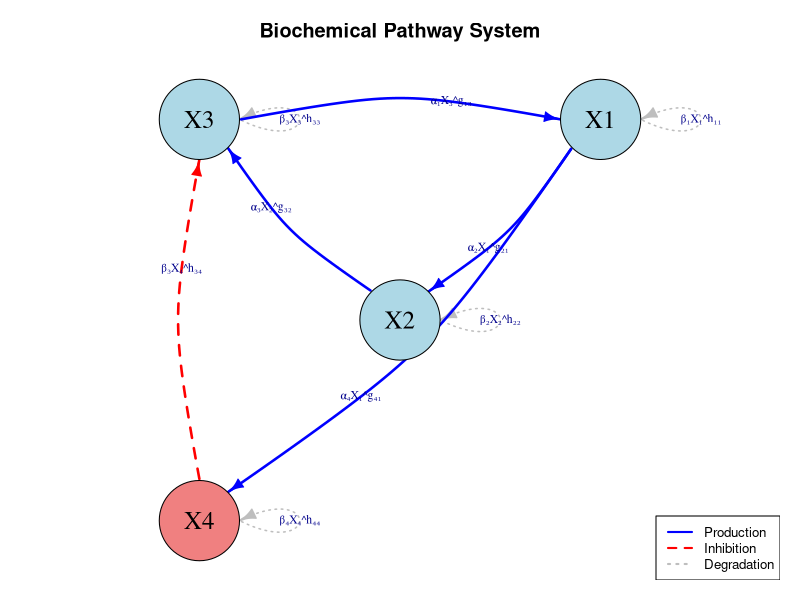
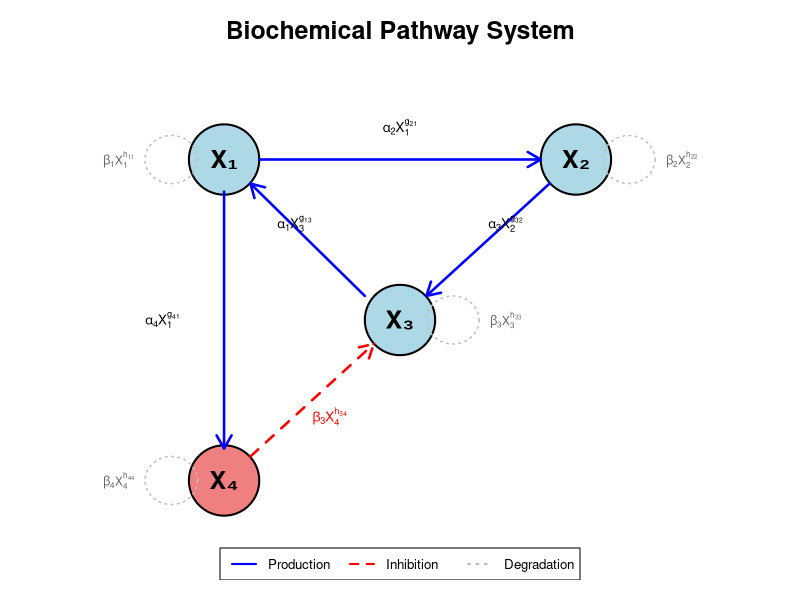
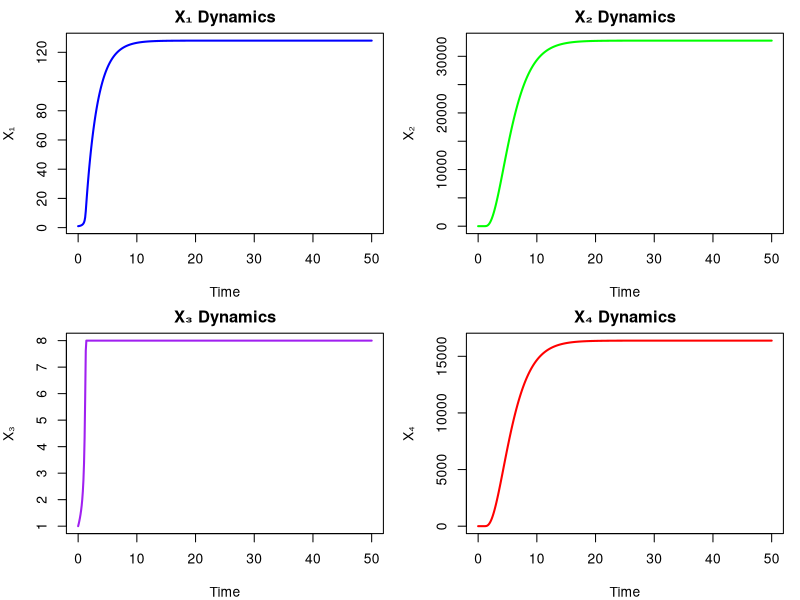

The R source for these figures, in order:
# Biochemical Pathway Diagram in R
# System of differential equations pathway visualization

# Install required packages if needed
# install.packages("DiagrammeR")
# install.packages("igraph")

library(DiagrammeR)

# Method 1: Using DiagrammeR with Graphviz DOT notation
pathway_diagram <- grViz("
digraph pathway {
  
  # Graph attributes
  graph [layout = neato, 
         overlap = false, 
         fontsize = 16,
         label = 'Biochemical Pathway System',
         labelloc = 't']
  
  # Node definitions
  node [shape = circle, 
        style = filled, 
        fillcolor = lightblue, 
        fontsize = 18,
        width = 1.2,
        fixedsize = true]
  
  X1 [pos = '2,4!', label = 'X₁']
  X2 [pos = '6,4!', label = 'X₂']
  X3 [pos = '4,2!', label = 'X₃']
  X4 [pos = '2,0!', label = 'X₄', fillcolor = lightcoral]
  
  # Production edges (solid blue arrows)
  edge [color = blue, 
        penwidth = 2.5,
        arrowsize = 1.2]
  
  X3 -> X1 [label = <<i>α</i><sub>1</sub>X<sub>3</sub><sup>g<sub>13</sub></sup>>]
  X1 -> X2 [label = <<i>α</i><sub>2</sub>X<sub>1</sub><sup>g<sub>21</sub></sup>>]
  X2 -> X3 [label = <<i>α</i><sub>3</sub>X<sub>2</sub><sup>g<sub>32</sub></sup>>]
  X1 -> X4 [label = <<i>α</i><sub>4</sub>X<sub>1</sub><sup>g<sub>41</sub></sup>>]
  
  # Inhibition edge (dashed red)
  edge [color = red, 
        style = dashed, 
        arrowhead = tee,
        penwidth = 2.5]
  
  X4 -> X3 [label = <<i>β</i><sub>3</sub>X<sub>4</sub><sup>h<sub>34</sub></sup>>]
  
  # Self-degradation loops (gray dotted)
  edge [color = gray, 
        style = dotted, 
        penwidth = 2,
        dir = both,
        arrowtail = none,
        arrowhead = none]
  
  X1 -> X1 [label = <<i>β</i><sub>1</sub>X<sub>1</sub><sup>h<sub>11</sub></sup>>]
  X2 -> X2 [label = <<i>β</i><sub>2</sub>X<sub>2</sub><sup>h<sub>22</sub></sup>>]
  X3 -> X3 [label = <<i>β</i><sub>3</sub>X<sub>3</sub><sup>h<sub>33</sub></sup>>]
  X4 -> X4 [label = <<i>β</i><sub>4</sub>X<sub>4</sub><sup>h<sub>44</sub></sup>>]
}
")

# Display the diagram
pathway_diagram

# Save as PDF
# pathway_diagram %>% export_svg() %>% charToRaw() %>% rsvg::rsvg_pdf("pathway_diagram.pdf")


# ============================================================================
# Method 2: Using igraph for network visualization
# ============================================================================

library(igraph)

# Create edge list
edges <- data.frame(
  from = c("X3", "X1", "X2", "X1", "X4", "X1", "X2", "X3", "X4"),
  to = c("X1", "X2", "X3", "X4", "X3", "X1", "X2", "X3", "X4"),
  type = c("production", "production", "production", "production", 
           "inhibition", "degradation", "degradation", "degradation", "degradation"),
  label = c("α₁X₃^g₁₃", "α₂X₁^g₂₁", "α₃X₂^g₃₂", "α₄X₁^g₄₁",
            "β₃X₄^h₃₄", "β₁X₁^h₁₁", "β₂X₂^h₂₂", "β₃X₃^h₃₃", "β₄X₄^h₄₄")
)

# Create graph
g <- graph_from_data_frame(edges, directed = TRUE)

# Set visual attributes
V(g)$color <- c("lightblue", "lightblue", "lightblue", "lightcoral")
V(g)$size <- 40
V(g)$label.cex <- 1.5
V(g)$label.color <- "black"

# Edge colors based on type
E(g)$color <- ifelse(edges$type == "production", "blue",
                     ifelse(edges$type == "inhibition", "red", "gray"))
E(g)$width <- ifelse(edges$type == "degradation", 1.5, 2.5)
E(g)$lty <- ifelse(edges$type == "inhibition", 2,
                   ifelse(edges$type == "degradation", 3, 1))

# Set layout
layout_coords <- matrix(c(
  2, 4,   # X1
  6, 4,   # X2
  4, 2,   # X3
  2, 0    # X4
), ncol = 2, byrow = TRUE)

# Plot
par(mar = c(1, 1, 3, 1))
plot(g, 
     layout = layout_coords,
     edge.arrow.size = 0.8,
     edge.curved = 0.2,
     edge.label = edges$label,
     edge.label.cex = 0.7,
     main = "Biochemical Pathway System")

# Add legend
legend("bottomright", 
       legend = c("Production", "Inhibition", "Degradation"),
       col = c("blue", "red", "gray"),
       lty = c(1, 2, 3),
       lwd = 2,
       cex = 0.8)


# ============================================================================
# Method 3: Simple base R plotting with arrows
# ============================================================================

plot_pathway_base <- function() {
  # Set up plot
  par(mar = c(1, 1, 3, 1))
  plot(NULL, xlim = c(0, 8), ylim = c(-1, 5), 
       xlab = "", ylab = "", axes = FALSE,
       main = "Biochemical Pathway System", cex.main = 1.5)
  
  # Node positions
  nodes <- data.frame(
    name = c("X₁", "X₂", "X₃", "X₄"),
    x = c(2, 6, 4, 2),
    y = c(4, 4, 2, 0),
    color = c("lightblue", "lightblue", "lightblue", "lightcoral")
  )
  
  # Draw nodes
  for(i in 1:nrow(nodes)) {
    symbols(nodes$x[i], nodes$y[i], circles = 0.4, 
            inches = FALSE, add = TRUE, 
            bg = nodes$color[i], fg = "black", lwd = 2)
    text(nodes$x[i], nodes$y[i], nodes$name[i], cex = 1.5, font = 2)
  }
  
  # Draw arrows
  # X3 -> X1
  arrows(3.6, 2.3, 2.3, 3.7, col = "blue", lwd = 2.5, length = 0.15)
  text(2.8, 3.2, expression(alpha[1]*X[3]^g[13]), cex = 0.8)
  
  # X1 -> X2
  arrows(2.4, 4, 5.6, 4, col = "blue", lwd = 2.5, length = 0.15)
  text(4, 4.4, expression(alpha[2]*X[1]^g[21]), cex = 0.8)
  
  # X2 -> X3
  arrows(5.7, 3.7, 4.3, 2.3, col = "blue", lwd = 2.5, length = 0.15)
  text(5.2, 3.2, expression(alpha[3]*X[2]^g[32]), cex = 0.8)
  
  # X1 -> X4
  arrows(2, 3.6, 2, 0.4, col = "blue", lwd = 2.5, length = 0.15)
  text(1.3, 2, expression(alpha[4]*X[1]^g[41]), cex = 0.8)
  
  # X4 inhibits X3 (dashed red)
  arrows(2.3, 0.3, 3.7, 1.7, col = "red", lwd = 2.5, 
         length = 0.15, lty = 2)
  text(3.2, 0.8, expression(beta[3]*X[4]^h[34]), cex = 0.8, col = "red")
  
  # Self-degradation loops (shown as circular arrows)
  # X1
  draw.circle(1.4, 4, 0.3, nv = 30, border = "gray", lty = 3, lwd = 1.5)
  text(0.8, 4, expression(beta[1]*X[1]^h[11]), cex = 0.7, col = "gray40")
  
  # X2
  draw.circle(6.6, 4, 0.3, nv = 30, border = "gray", lty = 3, lwd = 1.5)
  text(7.2, 4, expression(beta[2]*X[2]^h[22]), cex = 0.7, col = "gray40")
  
  # X3
  draw.circle(4.6, 2, 0.3, nv = 30, border = "gray", lty = 3, lwd = 1.5)
  text(5.2, 2, expression(beta[3]*X[3]^h[33]), cex = 0.7, col = "gray40")
  
  # X4
  draw.circle(1.4, 0, 0.3, nv = 30, border = "gray", lty = 3, lwd = 1.5)
  text(0.8, 0, expression(beta[4]*X[4]^h[44]), cex = 0.7, col = "gray40")
  
  # Legend
  legend("bottom", 
         legend = c("Production", "Inhibition", "Degradation"),
         col = c("blue", "red", "gray"),
         lty = c(1, 2, 3),
         lwd = 2,
         cex = 0.8,
         horiz = TRUE)
}

# Helper function for drawing circles (degradation loops)
draw.circle <- function(x, y, r, nv = 100, border = "black", lty = 1, lwd = 1) {
  angle <- seq(0, 2 * pi, length.out = nv)
  lines(x + r * cos(angle), y + r * sin(angle), 
        col = border, lty = lty, lwd = lwd)
}

# Call the function
plot_pathway_base()


# ============================================================================
# Bonus: System dynamics simulation (optional)
# ============================================================================

# Define the ODE system
library(deSolve)

pathway_ode <- function(t, state, parameters) {
  with(as.list(c(state, parameters)), {
    dX1 <- alpha1 * X3^g13 - beta1 * X1^h11
    dX2 <- alpha2 * X1^g21 - beta2 * X2^h22
    dX3 <- alpha3 * X2^g32 - beta3 * X3^h33 * X4^h34
    dX4 <- alpha4 * X1^g41 - beta4 * X4^h44
    
    list(c(dX1, dX2, dX3, dX4))
  })
}

# Example parameters (adjust as needed)
parameters <- c(
  alpha1 = 1.0, alpha2 = 1.0, alpha3 = 1.0, alpha4 = 0.5,
  beta1 = 0.5, beta2 = 0.5, beta3 = 0.5, beta4 = 0.5,
  g13 = 2, g21 = 2, g32 = 2, g41 = 2,
  h11 = 1, h22 = 1, h33 = 1, h34 = 2, h44 = 1
)

# Initial conditions
state <- c(X1 = 1, X2 = 1, X3 = 1, X4 = 0.5)

# Time span
times <- seq(0, 50, by = 0.1)

# Solve ODE
out <- ode(y = state, times = times, func = pathway_ode, parms = parameters)

# Plot time series
par(mfrow = c(2, 2), mar = c(4, 4, 2, 1))
plot(out[, 1], out[, 2], type = "l", col = "blue", lwd = 2,
     xlab = "Time", ylab = "X₁", main = "X₁ Dynamics")
plot(out[, 1], out[, 3], type = "l", col = "green", lwd = 2,
     xlab = "Time", ylab = "X₂", main = "X₂ Dynamics")
plot(out[, 1], out[, 4], type = "l", col = "purple", lwd = 2,
     xlab = "Time", ylab = "X₃", main = "X₃ Dynamics")
plot(out[, 1], out[, 5], type = "l", col = "red", lwd = 2,
     xlab = "Time", ylab = "X₄", main = "X₄ Dynamics")
